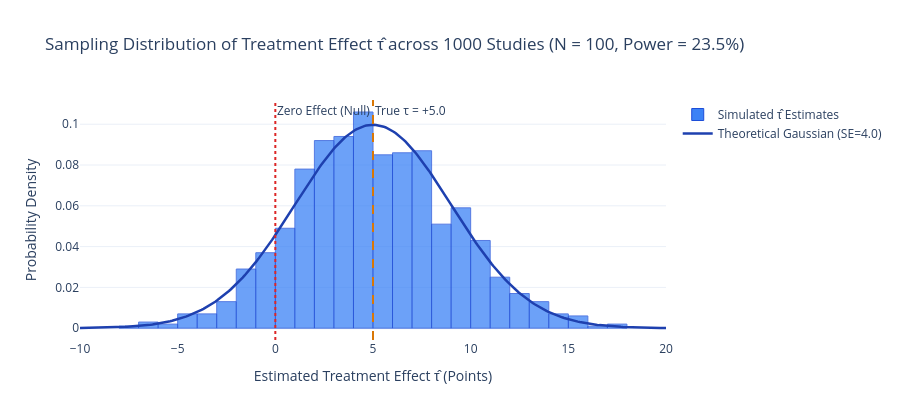

The notebook cell this image was saved under:
### Markdown cell above
### Step 2: Repeated Studies Simulation ($M = 1,000$ Replications)
Never judge a study design by one realization! We now simulate $M = 1,000$ independent replications of this exact same $N = 100$ study to examine the **sampling distribution** and **operating characteristics**.

### Code cell
M_sims = 1000

# Simulate M experiments
ctrl_all = rng.normal(loc=mu_ctrl, scale=sigma_score, size=(M_sims, n_grp))
treat_all = rng.normal(loc=mu_ctrl + tau_true, scale=sigma_score, size=(M_sims, n_grp))

tau_estimates = treat_all.mean(axis=1) - ctrl_all.mean(axis=1)
se_theoretical = np.sqrt(2 * (sigma_score**2) / n_grp)

ci_lows = tau_estimates - 1.96 * se_theoretical
ci_highs = tau_estimates + 1.96 * se_theoretical

coverage_rate = np.mean((ci_lows <= tau_true) & (tau_true <= ci_highs))
prop_positive = np.mean(tau_estimates > 0)
prop_significant = np.mean(ci_lows > 0)

print(f"=== OPERATING CHARACTERISTICS ACROSS {M_sims:,} REPETITIONS (N = {N_single}) ===")
print(f"True Treatment Effect (τ):      {tau_true:.2f} points")
print(f"Average Estimated Effect (E[τ̂]): {tau_estimates.mean():.2f} points (Bias = {tau_estimates.mean() - tau_true:.3f})")
print(f"Standard Deviation of Estimates: {tau_estimates.std():.2f} points (Theoretical SE = {se_theoretical:.2f})")
print(f"Empirical 95% Coverage Rate:    {coverage_rate*100:.1f}% (Nominal Target = 95.0%)")
print(f"Probability of Correct Sign:    {prop_positive*100:.1f}%")
print(f"Statistical Power (p < 0.05):   {prop_significant*100:.1f}%")

# Plot sampling distribution
x_axis = np.linspace(-10, 20, 300)
pdf_theory = stats.norm.pdf(x_axis, loc=tau_true, scale=se_theoretical)

fig_m = go.Figure()
fig_m.add_trace(go.Histogram(
    x=tau_estimates, histnorm='probability density',
    marker=dict(color='#3b82f6', opacity=0.75, line=dict(color='#1d4ed8', width=1)),
    name='Simulated τ̂ Estimates'
))
fig_m.add_trace(go.Scatter(
    x=x_axis, y=pdf_theory, mode='lines',
    line=dict(color='#1e40af', width=2.5),
    name=f'Theoretical Gaussian (SE={se_theoretical:.1f})'
))
fig_m.add_vline(x=tau_true, line_dash='dash', line_color='#d97706', annotation_text='True τ = +5.0')
fig_m.add_vline(x=0, line_dash='dot', line_color='#dc2626', annotation_text='Zero Effect (Null)')

fig_m.update_layout(
    title=f'Sampling Distribution of Treatment Effect τ̂ across {M_sims} Studies (N = {N_single}, Power = {prop_significant*100:.1f}%)',
    xaxis_title='Estimated Treatment Effect τ̂ (Points)',
    yaxis_title='Probability Density',
    template='plotly_white',
    height=420
)
fig_m.show()

### Figure 1 — Plotly figure (JSON) as saved in the notebook; plotly's stock layout.template omitted (floating-point values rounded to 4 significant figures; data arrays with more than 128 entries replaced by an {"elided": "..."} marker saying what was removed)
{"data": [{"histnorm": "probability density", "marker": {"color": "#3b82f6", "line": {"color": "#1d4ed8", "width": 1}, "opacity": 0.75}, "name": "Simulated τ̂ Estimates", "type": "histogram", "x": {"elided": "1000 float values"}}, {"line": {"color": "#1e40af", "width": 2.5}, "mode": "lines", "name": "Theoretical Gaussian (SE=4.0)", "type": "scatter", "x": {"elided": "300 float values"}, "y": {"elided": "300 float values"}}], "layout": {"annotations": [{"showarrow": false, "text": "True τ = +5.0", "x": 5.0, "xanchor": "left", "xref": "x", "y": 1, "yanchor": "top", "yref": "y domain"}, {"showarrow": false, "text": "Zero Effect (Null)", "x": 0, "xanchor": "left", "xref": "x", "y": 1, "yanchor": "top", "yref": "y domain"}], "height": 420, "shapes": [{"line": {"color": "#d97706", "dash": "dash"}, "type": "line", "x0": 5.0, "x1": 5.0, "xref": "x", "y0": 0, "y1": 1, "yref": "y domain"}, {"line": {"color": "#dc2626", "dash": "dot"}, "type": "line", "x0": 0, "x1": 0, "xref": "x", "y0": 0, "y1": 1, "yref": "y domain"}], "title": {"text": "Sampling Distribution of Treatment Effect τ̂ across 1000 Studies (N = 100, Power = 23.5%)"}, "xaxis": {"title": {"text": "Estimated Treatment Effect τ̂ (Points)"}}, "yaxis": {"title": {"text": "Probability Density"}}}}
